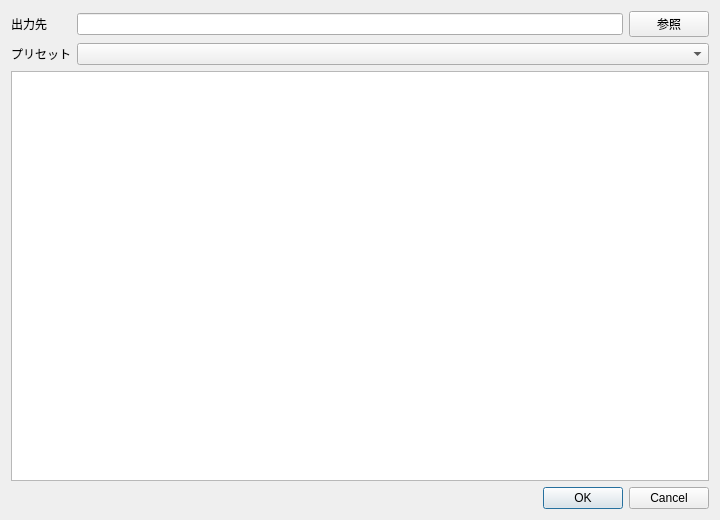
<?xml version="1.0" encoding="UTF-8"?>
<ui version="4.0">
 <class>ExportDialog</class>
 <widget class="QDialog" name="exportDialog"><property name="geometry"><rect><x>0</x><y>0</y><width>720</width><height>520</height></rect></property><property name="windowTitle"><string>エクスポート</string></property><layout class="QVBoxLayout" name="verticalLayout_exportDialog"><item><layout class="QFormLayout" name="formLayout_exportDialog"><item row="0" column="0"><widget class="QLabel" name="exportDestinationLabel"><property name="text"><string>出力先</string></property></widget></item><item row="0" column="1"><layout class="QHBoxLayout" name="horizontalLayout_exportDestination"><item><widget class="QLineEdit" name="exportDestinationEdit"/></item><item><widget class="QPushButton" name="exportDestinationBrowseButton"><property name="text"><string>参照</string></property></widget></item></layout></item><item row="1" column="0"><widget class="QLabel" name="exportPresetLabel"><property name="text"><string>プリセット</string></property></widget></item><item row="1" column="1"><widget class="QComboBox" name="exportPresetCombo"/></item></layout></item><item><widget class="QTextEdit" name="exportSummaryTextEdit"><property name="readOnly"><bool>true</bool></property></widget></item><item><widget class="QDialogButtonBox" name="exportDialogButtonBox"><property name="standardButtons"><set>QDialogButtonBox::Cancel|QDialogButtonBox::Ok</set></property></widget></item></layout></widget>
 <resources/>
 <connections/>
</ui>
